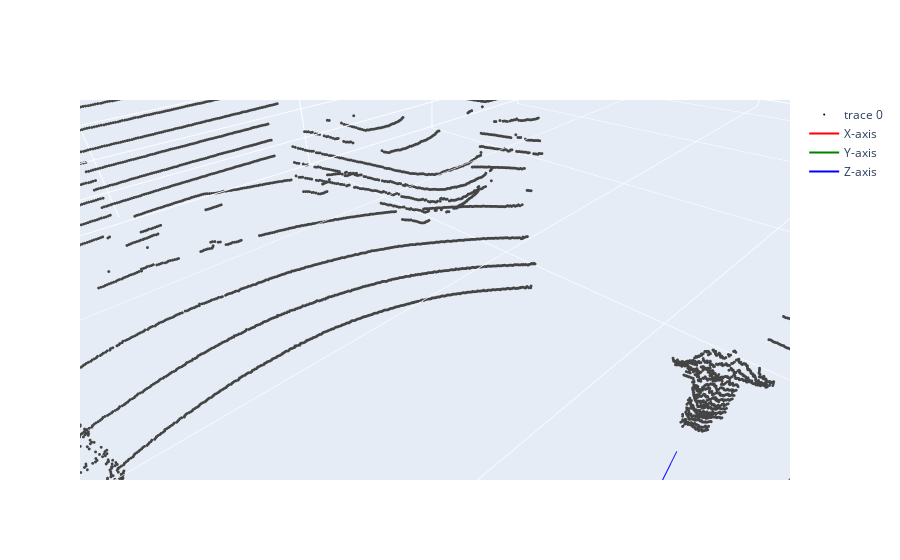
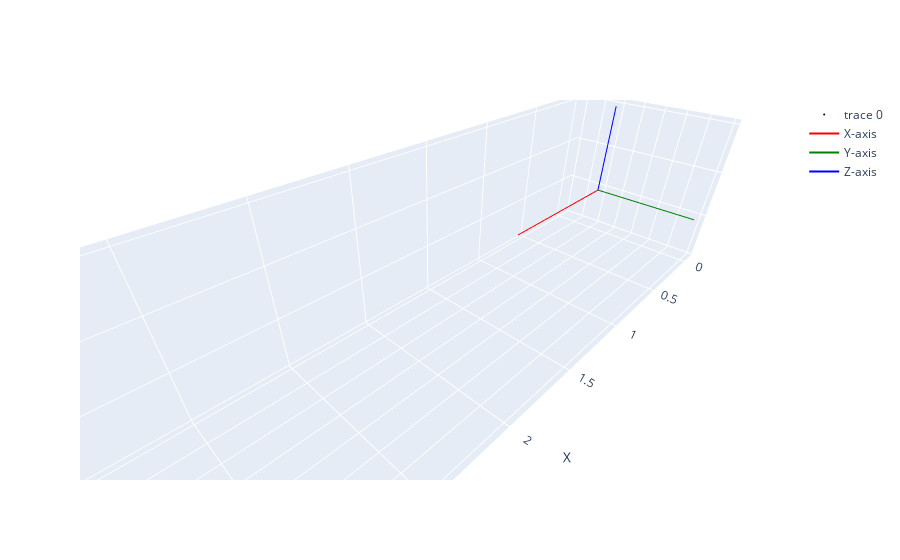

These figures' notebook cell, in order:
### Markdown cell above
## RoI and plane PCD Visualization

### Code cell
import open3d as o3d
import numpy as np
from utils.util import show_point_cloud
import random

idx = random.randint(0, len(img_files)-1)
img = Image.open(os.path.join(root, 'Image', img_files[idx]))
img.show()

pcd = o3d.io.read_point_cloud(os.path.join(root, 'PCD', pcd_files[idx]))
show_point_cloud(pcd, scailing=False, intensity=False)

points = np.asarray(pcd.points)
valid_mask = np.isfinite(points).all(axis=1)
points = points[valid_mask]

valid_mask = np.isfinite(points).all(axis=1)
points = points[valid_mask]

# Set region of interest (ROI)
mask = np.ones(points.shape[0])
# velodyne
mask = np.logical_and(mask, points[:, 0] < 6)
mask = np.logical_and(mask, points[:, 0] > 1)
mask = np.logical_and(mask, points[:, 1] < 3)
mask = np.logical_and(mask, points[:, 1] > -3)        
mask = np.logical_and(mask, points[:, 2] > -0.5)

roi_points = points[mask]
pcd = o3d.geometry.PointCloud()
pcd.points = o3d.utility.Vector3dVector(roi_points)

# Segment the plane using RANSAC
plane_model, inliers = pcd.segment_plane(distance_threshold=0.03, ransac_n=3, num_iterations=10000)
[a, b, c, d] = plane_model
plane_points = np.asarray(pcd.points)[inliers]

pcd.points = o3d.utility.Vector3dVector(plane_points)
plane_normal = np.array([a, b, c]) / np.linalg.norm([a, b, c])
plane_point = np.mean(plane_points, axis=0)

plane_pcd = o3d.geometry.PointCloud()
plane_pcd.points = o3d.utility.Vector3dVector(plane_points)

show_point_cloud(plane_pcd, scailing=False, intensity=False)

### Figure 1 — Plotly figure (JSON) as saved in the notebook; plotly's stock layout.template omitted (floating-point values rounded to 4 significant figures; data arrays with more than 128 entries replaced by an {"elided": "..."} marker saying what was removed)
{"data": [{"marker": {"color": [], "size": 1}, "mode": "markers", "type": "scatter3d", "x": {"elided": "26255 float values"}, "y": {"elided": "26255 float values"}, "z": {"elided": "26255 float values"}}, {"line": {"color": "red"}, "mode": "lines", "name": "X-axis", "type": "scatter3d", "x": [0, 1], "y": [0, 0], "z": [0, 0]}, {"line": {"color": "green"}, "mode": "lines", "name": "Y-axis", "type": "scatter3d", "x": [0, 0], "y": [0, 1], "z": [0, 0]}, {"line": {"color": "blue"}, "mode": "lines", "name": "Z-axis", "type": "scatter3d", "x": [0, 0], "y": [0, 0], "z": [0, 1]}], "layout": {"scene": {"aspectmode": "manual", "aspectratio": {"x": 36.66, "y": 17.39, "z": 5.405}, "xaxis": {"title": {"text": "X"}}, "yaxis": {"title": {"text": "Y"}}, "zaxis": {"title": {"text": "Z"}}}}}

### Figure 2 — Plotly figure (JSON) as saved in the notebook; plotly's stock layout.template omitted (floating-point values rounded to 4 significant figures; data arrays with more than 128 entries replaced by an {"elided": "..."} marker saying what was removed)
{"data": [{"marker": {"color": [], "size": 1}, "mode": "markers", "type": "scatter3d", "x": {"elided": "554 float values"}, "y": {"elided": "554 float values"}, "z": {"elided": "554 float values"}}, {"line": {"color": "red"}, "mode": "lines", "name": "X-axis", "type": "scatter3d", "x": [0, 1], "y": [0, 0], "z": [0, 0]}, {"line": {"color": "green"}, "mode": "lines", "name": "Y-axis", "type": "scatter3d", "x": [0, 0], "y": [0, 1], "z": [0, 0]}, {"line": {"color": "blue"}, "mode": "lines", "name": "Z-axis", "type": "scatter3d", "x": [0, 0], "y": [0, 0], "z": [0, 1]}], "layout": {"scene": {"aspectmode": "manual", "aspectratio": {"x": 4.241, "y": 1.061, "z": 0.9633}, "xaxis": {"title": {"text": "X"}}, "yaxis": {"title": {"text": "Y"}}, "zaxis": {"title": {"text": "Z"}}}}}
